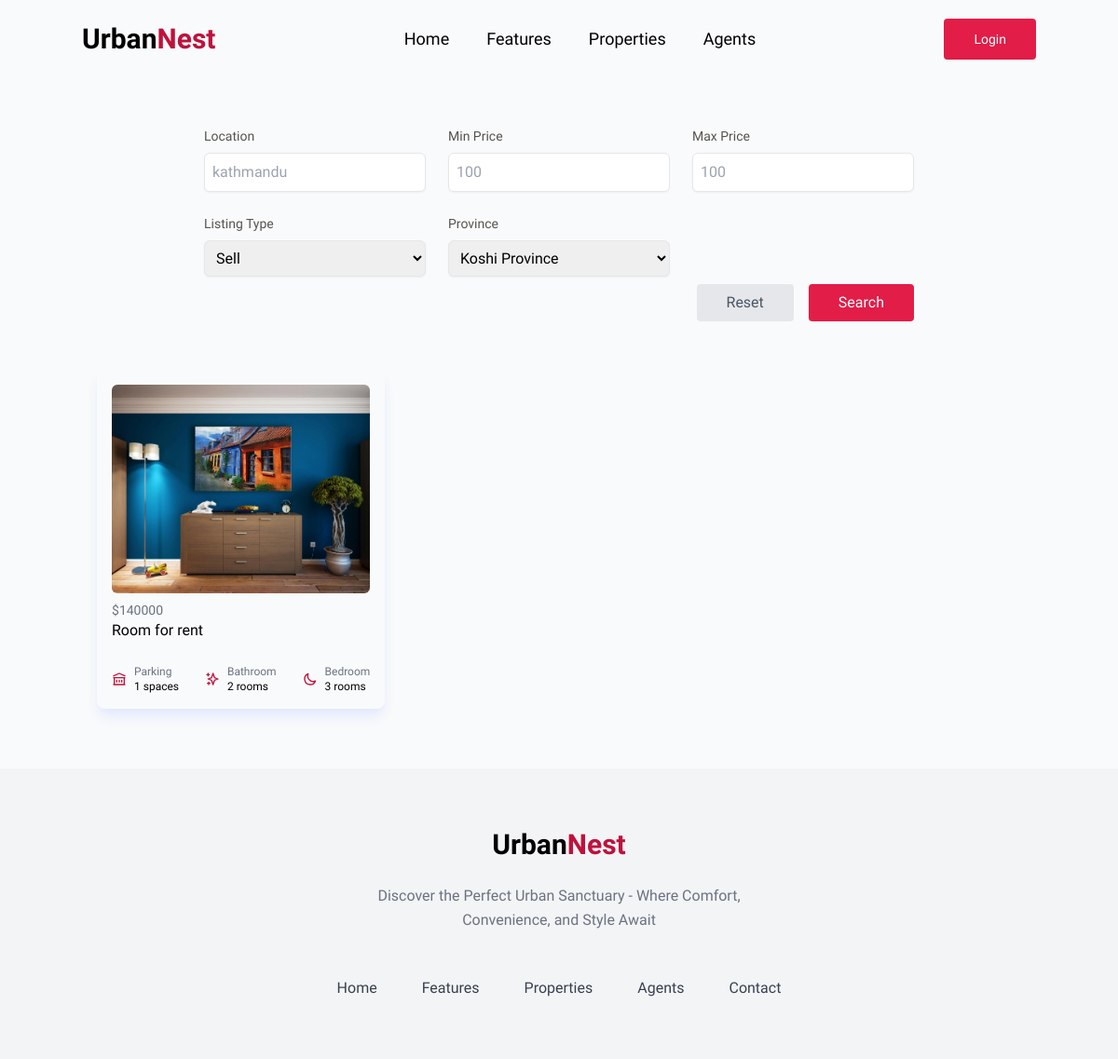
Page /property/ on the earlier database version.
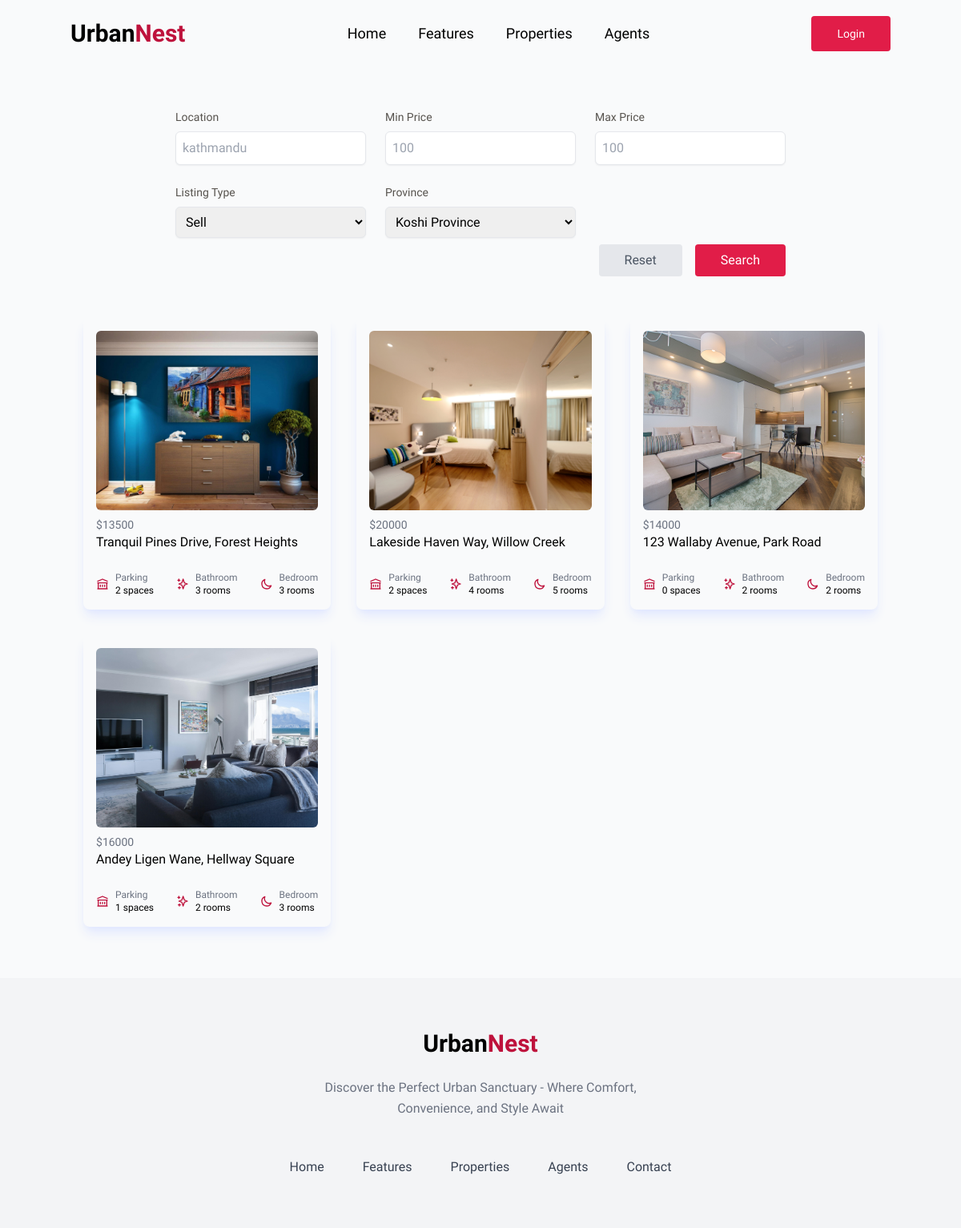
Same page on the later database version.
### spacenest/models.py (models this page shows, shortened)
class Property(models.Model):
    PROVINCE_CHOICES = [
        ("koshi", _("Koshi Province")),
        ("madhesh", _("Madhesh Province")),
        ("bagmati", _("Bagmati Province")),
        ("gandaki", _("Gandaki Province")),
        ("lumbini", _("Lumbini Province")),
        ("karnali", _("Karnali Province")),
        ("sudurpashchim", _("Sudurpashchim Province")),
    ]
    LISTING_TYPE_CHOICES = [
        ("sell", _("Sell")),
        ("rent", _("Rent")),
    ]
    id = models.CharField(
        _("ID"), primary_key=True, max_length=22, default=shortuuid.uuid, editable=False
    )
    name = models.CharField(_("Property Name"), max_length=200)
    location = models.CharField(_("Location"), max_length=200)
    province = models.CharField(_("Province"), max_length=200, choices=PROVINCE_CHOICES)
    listing_type = models.CharField(
        _("Listing Type"), max_length=20, choices=LISTING_TYPE_CHOICES
    )
    description = models.TextField(_("Description"))
    price = models.PositiveIntegerField(_("Price"))
    property_image = models.ImageField(
        _("Property Image"),
        upload_to="property/",
        default="property/default.jpg",
        null=True,
        blank=True,
    )
    owner = models.ForeignKey(User, on_delete=models.CASCADE, verbose_name=_("Owner"))
    parking = models.PositiveIntegerField(_("Parking Space"), default=0)
    bathroom = models.PositiveIntegerField(_("Bathroom"), default=0)
    bedroom = models.PositiveIntegerField(_("Bedroom"), default=0)
    class Meta:
        verbose_name_plural = "Properties"

### spacenest/views.py (the view)
# urls.py: path("property/", property, name="property"),
def property(request):
    properties = Property.objects.all()
    context = {"properties": properties}
    return render(request, "spacenest/properties.html", context)

### spacenest/templates/spacenest/properties.html (shortened to what this page needs)
{% extends "main.html" %} {% block content %} {% load static %}
<section class="container mx-auto mt-5 mb-16">
  <div class=" flex items-center justify-center gap-4 text-center">
    <div class="m-2 max-w-screen-lg">
      <form action="" class="p-6">
        <div class=" grid grid-cols-1 gap-6 md:grid-cols-2 lg:grid-cols-3 xl:grid-cols-5 ">
          <div class="flex flex-col">
            <label for="location" class="text-left text-stone-600 text-sm font-medium">Location</label>
            <input type="text" id="location" name="location" placeholder="kathmandu"
              class="mt-2 block w-full rounded-md border border-gray-200 px-2 py-2 shadow-sm outline-none focus:border-blue-500 focus:ring focus:ring-blue-200 focus:ring-opacity-50" />
          </div>
          <div class="flex flex-col">
            <label for="min-price" class="text-left text-stone-600 text-sm font-medium">Min Price</label>
            <input type="number" id="min-price" name="min-price" placeholder="100"
              class="mt-2 block w-full rounded-md border border-gray-200 px-2 py-2 shadow-sm outline-none focus:border-blue-500 focus:ring focus:ring-blue-200 focus:ring-opacity-50" />
          </div>
          <div class="flex flex-col">
            <label for="max-price" class="text-left text-stone-600 text-sm font-medium">Max Price</label>
            <input type="number" id="max-price" name="max-price" placeholder="100"
              class="mt-2 block w-full rounded-md border border-gray-200 px-2 py-2 shadow-sm outline-none focus:border-blue-500 focus:ring focus:ring-blue-200 focus:ring-opacity-50" />
          </div>
          <div class="flex flex-col">
            <label for="status" class="text-left text-stone-600 text-sm font-medium">Listing Type</label>
            <select id="status"
              class="mt-2 block w-full rounded-md border border-gray-200 px-2 py-2 shadow-sm outline-none focus:border-blue-500 focus:ring focus:ring-blue-200 focus:ring-opacity-50">
              <option>Sell</option>
            </select>
          </div>
          <div class="flex flex-col">
            <label for="status" class="text-left text-stone-600 text-sm font-medium">Province</label>
            <select id="status"
              class="mt-2 block w-full rounded-md border border-gray-200 px-2 py-2 shadow-sm outline-none focus:border-blue-500 focus:ring focus:ring-blue-200 focus:ring-opacity-50">
              <option value="koshi">Koshi Province</option>
            </select>
          </div>
        </div>
        <div class="grid w-full mt-2 grid-cols-2 justify-end space-x-4 md:flex">
          <button type="reset"
            class="active:scale-95 rounded bg-gray-200 px-8 py-2 font-medium text-gray-600 outline-none focus:ring hover:opacity-90">
            Reset
          </button>
          <button type="submit"
            class="active:scale-95 rounded bg-rose-600 px-8 py-2 font-medium text-white outline-none focus:ring hover:opacity-90">
            Search
          </button>
        </div>
      </form>
    </div>
  </div>
  <div class="grid lg:grid-cols-3 gap-8 px-4 my-5">
    {% for property in properties %}
    <a href="#" class="block rounded-lg p-4 shadow-lg shadow-indigo-100">
      <img alt="" src="{{property.property_image.url}}" class="h-56 w-full rounded-md object-cover" />
      <div class="mt-2">
        <dl>
          <div>
            <dd class="text-sm text-gray-500">${{property.price}}</dd>
          </div>
          <div>
            <dd class="font-medium">{{property.name}}</dd>
          </div>
        </dl>
        <div class="mt-6 flex items-center justify-between text-xs">
          <div class="sm:inline-flex sm:shrink-0 sm:items-center sm:gap-2">
            <svg class="size-4 text-rose-700" xmlns="http://www.w3.org/2000/svg" fill="none" viewBox="0 0 24 24"
              stroke="currentColor">
              <path stroke-linecap="round" stroke-linejoin="round" stroke-width="2"
                d="M8 14v3m4-3v3m4-3v3M3 21h18M3 10h18M3 7l9-4 9 4M4 10h16v11H4V10z" />
            </svg>
            <div class="mt-1.5 sm:mt-0">
              <p class="text-gray-500">Parking</p>
              <p class="font-medium">{{property.parking}} spaces</p>
            </div>
          </div>
          <div class="sm:inline-flex sm:shrink-0 sm:items-center sm:gap-2">
            <svg class="size-4 text-rose-700" xmlns="http://www.w3.org/2000/svg" fill="none" viewBox="0 0 24 24"
              stroke="currentColor">
              <path stroke-linecap="round" stroke-linejoin="round" stroke-width="2"
                d="M5 3v4M3 5h4M6 17v4m-2-2h4m5-16l2.286 6.857L21 12l-5.714 2.143L13 21l-2.286-6.857L5 12l5.714-2.143L13 3z" />
            </svg>
            <div class="mt-1.5 sm:mt-0">
              <p class="text-gray-500">Bathroom</p>
              <p class="font-medium">{{property.bathroom}} rooms</p>
            </div>
          </div>
          <div class="sm:inline-flex sm:shrink-0 sm:items-center sm:gap-2">
            <svg class="size-4 text-rose-700" xmlns="http://www.w3.org/2000/svg" fill="none" viewBox="0 0 24 24"
              stroke="currentColor">
              <path stroke-linecap="round" stroke-linejoin="round" stroke-width="2"
                d="M20.354 15.354A9 9 0 018.646 3.646 9.003 9.003 0 0012 21a9.003 9.003 0 008.354-5.646z" />
            </svg>
            <div class="mt-1.5 sm:mt-0">
              <p class="text-gray-500">Bedroom</p>
              <p class="font-medium">{{property.bedroom}} rooms</p>
            </div>
          </div>
        </div>
      </div>
    </a>
    {% endfor %}
  </div>
</section>
{% endblock content %}

### templates/main.html (shortened to what this page needs)
<!doctype html>
<html>
<head>
<link href="https://fonts.bunny.net/css?family=lexend:300,400,500,600,700,800,900" rel="stylesheet" />
  <script src="https://cdn.tailwindcss.com"></script>
</head>
<body class="bg-gray-50" style="font-family: 'Lexend', sans-serif;">
  {% include "navbar.html" %}
    {% block content %}{% endblock content %}
    {% include "footer.html" %}
</body>
</html>

### templates/navbar.html (shortened to what this page needs)
<nav class="container mx-auto flex items-center justify-between py-5">
  <div class="text-3xl font-bold cursor-pointer">Urban<span class="text-rose-700 ">Nest</span></div>
  <div>
    <ul class="flex items-center text-lg gap-10">
      <li>
        <a href="{% url 'index' %}" class="cursor-pointer">Home</a>
      </li>
      <li class="cursor-pointer">Features</li>
      <li><a href="{% url 'property' %}" class="cursor-pointer">Properties</a></li>
      <li class="cursor-pointer">Agents</li>
    </ul>
  </div>
  <div class="flex items-center gap-10">
    {% if request.user.is_authenticated %}
    <div class="relative">
        <p
        id="dropdown-toggle"
          class="px-4 py-2 text-sm/none text-gray-600 hover:bg-gray-50 hover:text-gray-700 cursor-pointer"
        >
          {{request.user.full_name}}
        </>
      <div
      id="dropdown-items"
        class="absolute hidden end-0 z-10 mt-2 w-56 divide-y divide-gray-100 rounded-md border border-gray-100 bg-white shadow-lg"
        role="menu"
      >
        <div class="p-2">
          {% if request.user.is_agent %}
          <a
          href="#"
          class="block rounded-lg px-4 py-2 text-sm text-gray-500 hover:bg-gray-50 hover:text-gray-700"
          role="menuitem"
          >
          Add Property
        </a>
        {% endif %}
          <a
            href="#"
            class="block rounded-lg px-4 py-2 text-sm text-gray-500 hover:bg-gray-50 hover:text-gray-700"
            role="menuitem"
          >
           Edit Profile
          </a>
          <a
            href="#"
            class="block rounded-lg px-4 py-2 text-sm text-gray-500 hover:bg-gray-50 hover:text-gray-700"
            role="menuitem"
          >
            Favourites
          </a>
          <hr>
          <a
          href="{% url 'logout' %}"
          class="block rounded-lg px-4 py-2 text-sm text-red-700 hover:bg-red-50 hover:text-red-700"
          role="menuitem"
          >
            Logout
          </a>
        </div>
      </div>
    </div>
    {% else %}
    <a class="group relative inline-flex items-center overflow-hidden rounded bg-rose-600 px-8 py-3 text-white focus:outline-none focus:ring active:bg-rose-500"
      href="{% url 'login' %}">
      <span class="text-sm font-medium transition-all group-hover:ms-4">Login</span>
    </a>
    {% endif %}
  </div>
</nav>

### templates/footer.html
<footer class="bg-gray-100">
    <div class="mx-auto max-w-5xl px-4 py-16 sm:px-6 lg:px-8">
      <div class="flex justify-center">
        <div class="text-3xl font-bold cursor-pointer">Urban<span class="text-rose-700 ">Nest</span></div>
      </div>
      <p class="mx-auto mt-6 max-w-md text-center leading-relaxed text-gray-500">
        Discover the Perfect Urban Sanctuary - Where Comfort, Convenience, and Style Await
      </p>
      <ul class="mt-12 flex flex-wrap justify-center gap-6 md:gap-8 lg:gap-12">
        <li>
          <a class="text-gray-700 transition hover:text-gray-700/75" href="#"> Home </a>
        </li>
        <li>
          <a class="text-gray-700 transition hover:text-gray-700/75" href="#"> Features </a>
        </li>
        <li>
          <a class="text-gray-700 transition hover:text-gray-700/75" href="#"> Properties </a>
        </li>
        <li>
          <a class="text-gray-700 transition hover:text-gray-700/75" href="#"> Agents </a>
        </li>
        <li>
          <a class="text-gray-700 transition hover:text-gray-700/75" href="#"> Contact </a>
        </li>
      </ul>
    </div>
  </footer>

Differences in the rows shown:
removed Property: property_image (picture), price "140000", name "Room for rent", parking "1", bathroom "2", bedroom "3"
added Property: property_image (picture), price "13500", name "Tranquil Pines Drive, Forest Heights", parking "2", bathroom "3", bedroom "3"
added Property: property_image (picture), price "20000", name "Lakeside Haven Way, Willow Creek", parking "2", bathroom "4", bedroom "5"
added Property: property_image (picture), price "14000", name "123 Wallaby Avenue, Park Road", parking "0", bathroom "2", bedroom "2"
added Property: property_image (picture), price "16000", name "Andey Ligen Wane, Hellway Square", parking "1", bathroom "2", bedroom "3"
